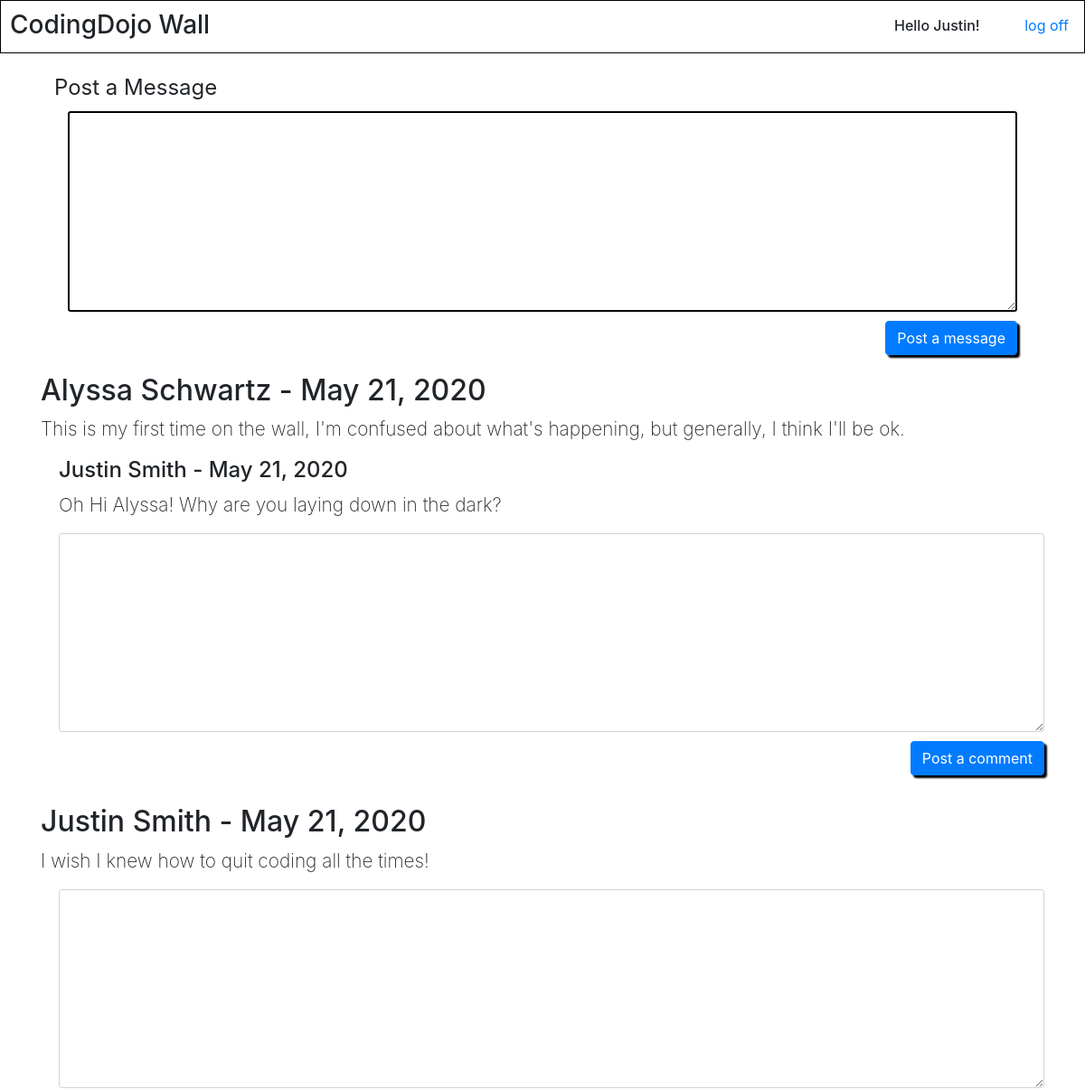
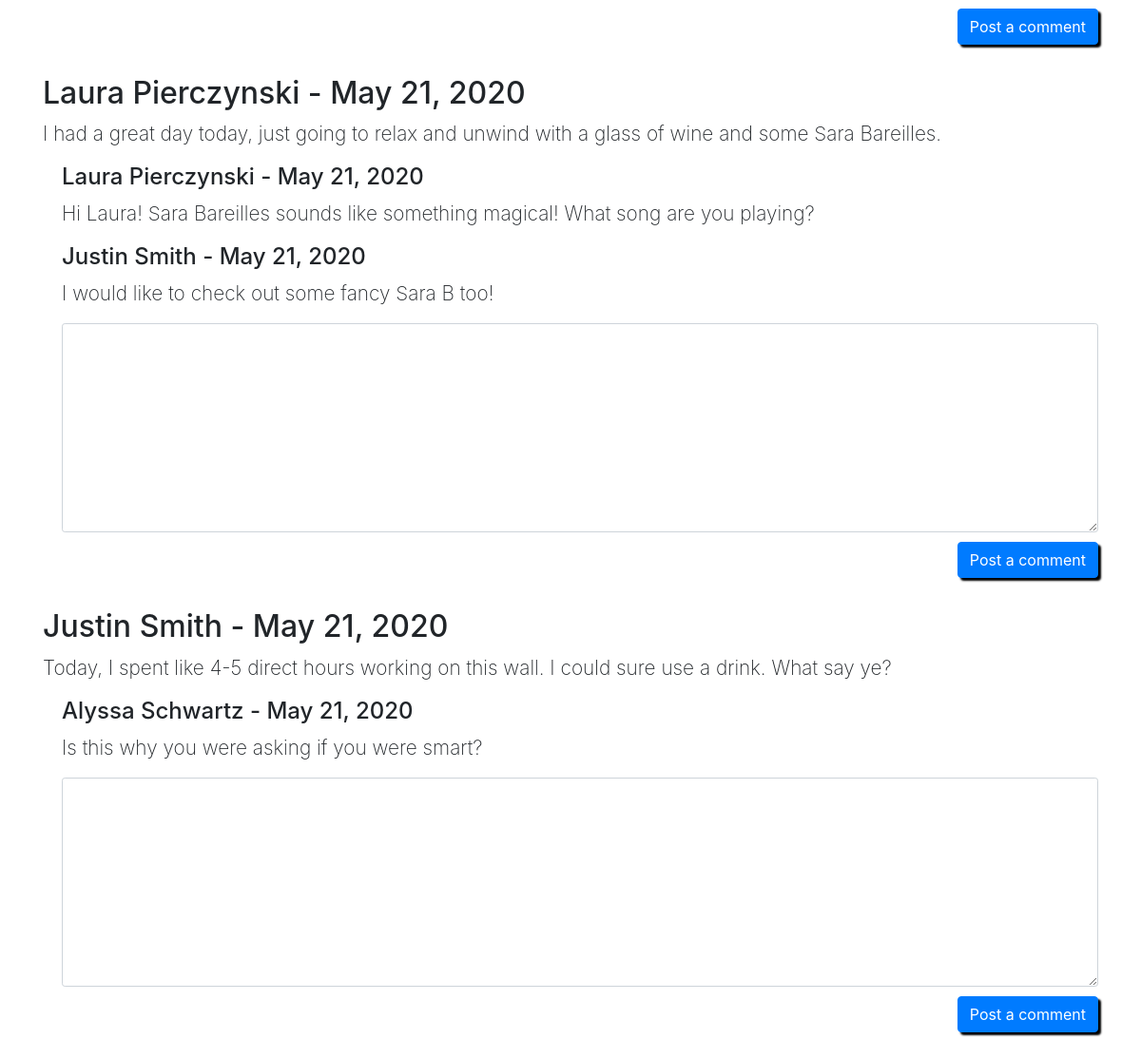
Page /wall/ (signed in) on the committed database (2 pictures, top to bottom).
### login_registration_app/models.py (models this page shows)
class User(models.Model):
    first_name = models.CharField(max_length=255,blank=False)
    last_name = models.CharField(max_length=255,blank=False)
    email = models.EmailField(blank=False)
    password = models.CharField(max_length=85,blank=False)
    birthdate = models.DateField(default="1901-01-01",blank=True)
    objects = formManager()
    created_at = models.DateTimeField(auto_now_add=True)
    updated_at = models.DateTimeField(auto_now=True)

### wall_app/models.py (models this page shows)
class Message(models.Model):
    message = models.TextField(blank=False)
    user = models.ForeignKey(User, related_name="messages", on_delete=models.CASCADE, null=True)
    created_at = models.DateTimeField(auto_now_add=True)
    updated_at = models.DateTimeField(auto_now=True)

class Comment(models.Model):
    comment = models.TextField(blank=False)
    message = models.ForeignKey(Message, related_name="comments", on_delete=models.CASCADE)
    user = models.ForeignKey(User, related_name="comments", on_delete=models.CASCADE)
    created_at = models.DateTimeField(auto_now_add=True)
    updated_at = models.DateTimeField(auto_now=True)

### wall_app/views.py (the view)
# urls.py: path('', views.wall_home),
def wall_home(request):
    context = {
        "an_user" : User.objects.get(id=request.session['userid']),
        "number" : request.session['userid'],
        "messages" : Message.objects.all().order_by('created_at').reverse(),
        "users" : User.objects.all()
    }
    return render(request, "wall.html", context)

### wall_app/templates/wall.html (shortened to what this page needs)
<!DOCTYPE html>
<html lang="en">
<head>
    {% load static %}
    <link rel="stylesheet" href="https://stackpath.bootstrapcdn.com/bootstrap/4.5.0/css/bootstrap.min.css">
    <link rel="stylesheet" href="{% static 'css/wall_app.css' %}">
</head>
<body>
    <div class="header">
        <div class="left">
            <h3>CodingDojo Wall</h3>
        </div>
        <div class="right">
            <h6>Hello {{an_user.first_name}}!</h6>
            <a href="/logout">log off</a>
        </div>
    </div>
    <div class="wrapper container">
        <form action="/wall/new_msg" method="post">
            <div class="row">
                <label for="post">Post a Message</label><br>
            </div>
            <div class="center">
                <textarea class="form-control form-control-sm" name="message" id="post" cols="130" rows="10"></textarea>
            </div>
            <div class="form-group">
            <button class="btn btn-primary float-right" type="submit">Post a message</button>
            </div>
        </form>
    </div>
    <div class="main container">
        {% for post in messages%}
        <ul>
            <li><h2>{{post.user.first_name}} {{post.user.last_name}} - {{post.created_at.date}}</h2></li>
            <li><p class="message">{{post.message}}</p></li>
            <ul>
            {% for message in post.comments.all %}
                <li><h4>{{message.user.first_name}} {{message.user.last_name}} - {{message.created_at.date}}</h4></li>
                <li><p>{{message.comment}}</p></li>
            {% endfor %}
                <li class="formed">
                    <form action="/wall/new_comment" method="POST">
                        <div class="center">
                            <textarea class="form-control form-control-sm" name="comment" cols="130" rows="10"></textarea>
                        </div>
                    <div class="form-group">
                    <button class="btn btn-primary float-right" type="submit">Post a comment</button>
                    </div>
                    </form>
                </li>
            </ul>
        </ul>
        {% endfor %}
    </div>
</body>
</html>

### wall_app/static/css/wall_app.css (style rules this page uses)
* { padding: 0px; margin: 0px; box-sizing: border-box; }
.header { border: 1px solid black; display: flex; justify-content: space-between; padding: 5px 10px; }
.left, .right { display: inline-block; }
.left { margin-top: 5px; }
.right { width: 200px; margin-top: 10px; }
.right h6, .right a { display: inline-block; }
.right h6 { margin-right: 45px; }
.right a { vertical-align: top; }
.wrapper { width: 90%; margin: 20px auto; display: flex; }
.center { margin: auto; }
.wrapper textarea { margin: auto; border: 2px solid #000000; }
.wrapper label { font-size: 1.5em; }
button { margin-top: 10px; justify-self: end; box-shadow: 3px 3px 2px #000000; }
ul li { list-style-type: none; }
ul > ul { margin-left: 20px; }
p { font-size: 1.3em; font-weight: 200; }
.formed { height: 270px; margin-bottom: 30px; }

### rows in the picture
User: first_name "Justin"
Message: user.first_name "Alyssa", user.last_name "Schwartz", created_at "May 21, 2020", message "This is my first time on the wall, I'm confused about what's happening, but generally, I think I'll be ok."
Comment: user.first_name "Justin", user.last_name "Smith", created_at "May 21, 2020", comment "Oh Hi Alyssa! Why are you laying down in the dark?"
Message: user.first_name "Justin", user.last_name "Smith", created_at "May 21, 2020", message "I wish I knew how to quit coding all the times!"
Message: user.first_name "Laura", user.last_name "Pierczynski", created_at "May 21, 2020", message "I had a great day today, just going to relax and unwind with a glass of wine and some Sara Bareilles."
Comment: user.first_name "Laura", user.last_name "Pierczynski", created_at "May 21, 2020", comment "Hi Laura! Sara Bareilles sounds like something magical! What song are you playing?"
Comment: user.first_name "Justin", user.last_name "Smith", created_at "May 21, 2020", comment "I would like to check out some fancy Sara B too!"
Message: user.first_name "Justin", user.last_name "Smith", created_at "May 21, 2020", message "Today, I spent like 4-5 direct hours working on this wall. I could sure use a drink. What say ye?"
Comment: user.first_name "Alyssa", user.last_name "Schwartz", created_at "May 21, 2020", comment "Is this why you were asking if you were smart?"
